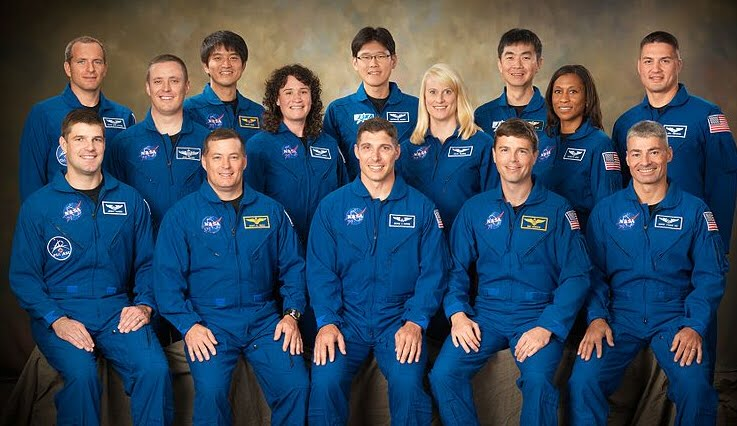
#> input picture d.jpg, 737 x 426 px, found by its file name
$ python face_detect.py ../d.jpg ../d.jpg   (Python 2 division)   (older library calls are emulated)
#> lines starting #> are read from the running program, lines starting #| are printed output that depends on the picture; after the words box and inside, x2 and y2 are one past the last pixel; in counts of white or black regions, pixels touching at a corner belong together
import cv2
import numpy as np


imagePath = 'd.jpg'
#cascPath = sys.argv[2]
# Create the haar cascade
faceCascade = cv2.CascadeClassifier('haarcascade_frontalface_default.xml')

# Read the image
image = cv2.imread(imagePath)
#> image is the input picture: shape (426, 737, 3); mean B, G, R 92.8, 74.6, 56.5
gray = cv2.cvtColor(image, cv2.COLOR_BGR2GRAY)
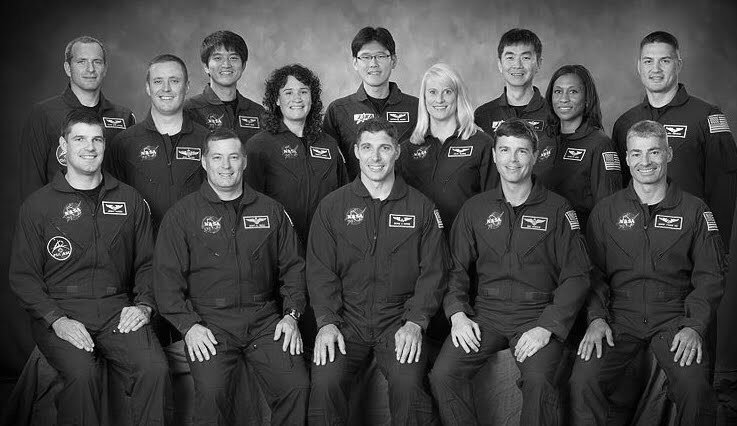
#> gray: shape (426, 737); min 0, max 255, mean 71.3


# Detect faces in the image
faces = faceCascade.detectMultiScale(
    gray,
    scaleFactor=1.1,
    minNeighbors=5,
    minSize=(30, 30),
    flags = cv2.cv.CV_HAAR_SCALE_IMAGE
)
#> faces = 14 rows, first 6: [351, 39, 47, 47], [204, 42, 43, 43], [631, 41, 53, 53], [64, 43, 49, 49], [275, 77, 43, 43], [546, 76, 41, 41]


print "Found {0} faces!".format(len(faces))
#| Found 14 faces!

# Draw a rectangle around the faces
for (x, y, w, h) in faces:
    cv2.rectangle(image, (x, y), (x+w, y+h), (0, 255, 0), 2)
#> this loop made 14 passes
#> (x, y, w, h) on passes 1 to 12: (351, 39, 47, 47), (204, 42, 43, 43), (631, 41, 53, 53), (64, 43, 49, 49), (275, 77, 43, 43), (546, 76, 41, 41), (420, 77, 41, 41), (63, 120, 50, 50), (489, 132, 49, 49), (621, 134, 49, 49), (201, 138, 49, 49), (492, 37, 52, 52)
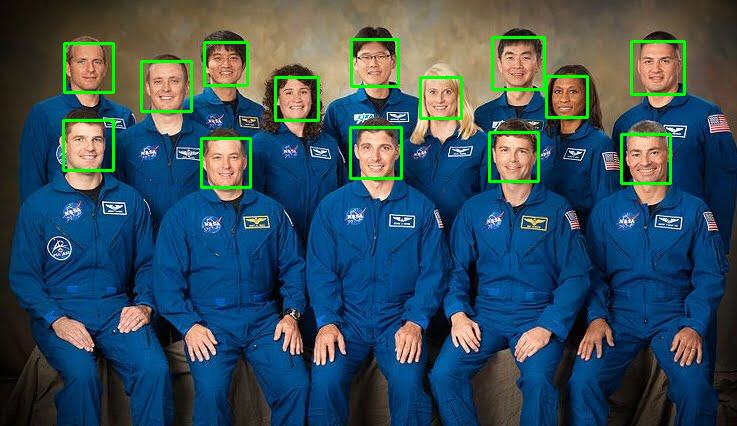
#> image: shape (426, 737, 3); 2.53% of pixels changed, all inside (x1, y1, x2, y2) = (62, 36, 686, 189)


cv2.imshow("Faces found" ,image)
cv2.waitKey(0)

$ run again, with c.jpg copied over d.jpg
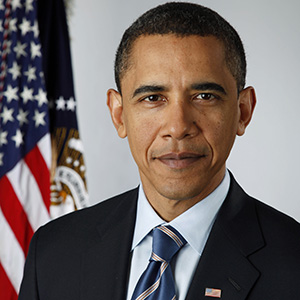
#> input picture c.jpg, 300 x 300 px, found by its file name
#> image is the input picture: shape (300, 300, 3); mean B, G, R 102.9, 105, 116
#> `gray = cv2.cvtColor(image, cv2.COLOR_BGR2GRAY)`:
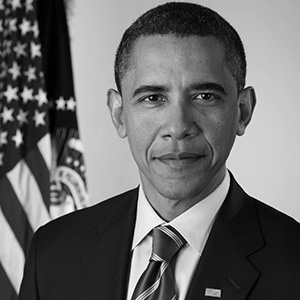
#> gray: shape (300, 300); min 0, max 255, mean 108
#> faces = [[109, 43, 137, 137]]
#| Found 1 faces!
#> the loop `for (x, y, w, h) in faces:` made 1 pass
#> after the loop `for (x, y, w, h) in faces:`:
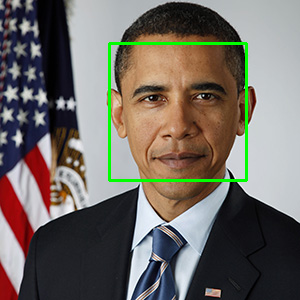
#> image: shape (300, 300, 3); 1.82% of pixels changed, all inside (x1, y1, x2, y2) = (108, 42, 248, 182)

$ run again, with c1.jpg copied over d.jpg
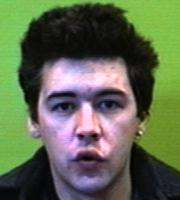
#> input picture c1.jpg, 180 x 200 px, found by its file name
#> image is the input picture: shape (200, 180, 3); mean B, G, R 79.9, 105.6, 95.9
#> `gray = cv2.cvtColor(image, cv2.COLOR_BGR2GRAY)`:
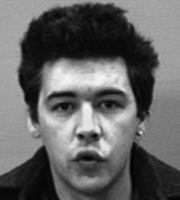
#> gray: shape (200, 180); min 0, max 244, mean 99.8
#> faces = [[23, 56, 127, 127]]
#| Found 1 faces!
#> the loop `for (x, y, w, h) in faces:` made 1 pass
#> after the loop `for (x, y, w, h) in faces:`:
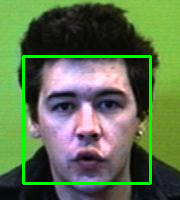
#> image: shape (200, 180, 3); 4.22% of pixels changed, all inside (x1, y1, x2, y2) = (22, 55, 152, 185)

$ run again, with d1.jpg copied over d.jpg
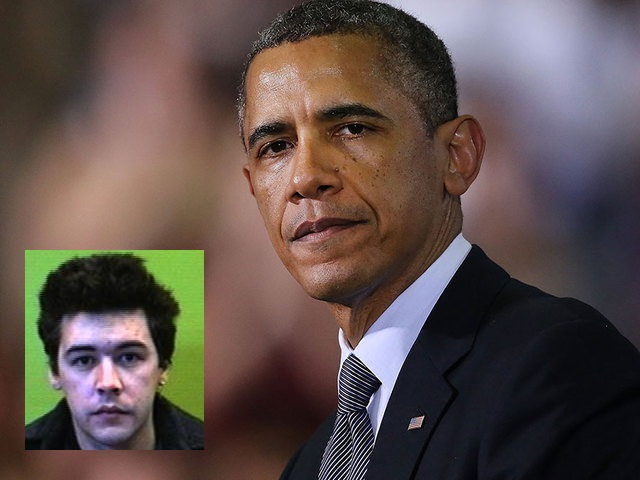
#> input picture d1.jpg, 640 x 480 px, found by its file name
#> image is the input picture: shape (480, 640, 3); mean B, G, R 74.4, 78.8, 93.4
#> `gray = cv2.cvtColor(image, cv2.COLOR_BGR2GRAY)`:
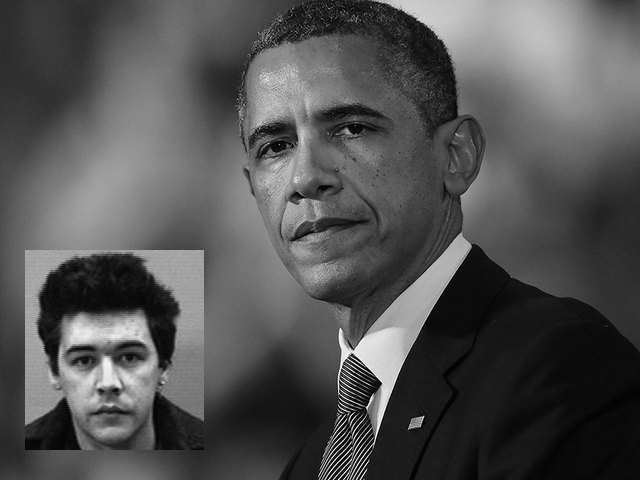
#> gray: shape (480, 640); min 0, max 255, mean 82.6
#> faces = [[41, 306, 134, 134], [206, 50, 218, 218]]
#| Found 2 faces!
#> the loop `for (x, y, w, h) in faces:` made 2 passes
#> after the loop `for (x, y, w, h) in faces:`:
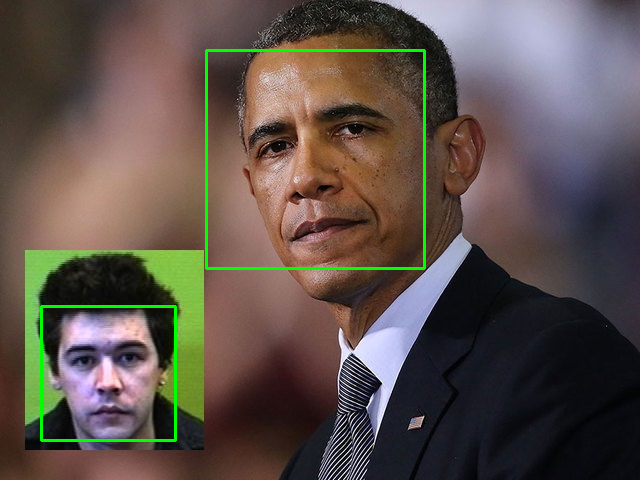
#> image: shape (480, 640, 3); 1.37% of pixels changed, all inside (x1, y1, x2, y2) = (40, 49, 426, 442)
